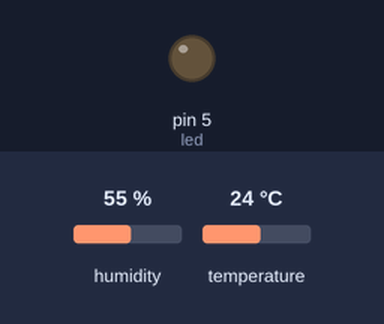
The sketch below on a simulated Arduino Uno, built for the host (arithmetic inside an expression is 32-bit, double 64-bit). On the bench: output pins drawn as LEDs (lit = HIGH). The inputs (shaded band) are chosen by the test bench; at power-on: humidity 55 %, temperature 24 °C. No MQTT or app messages arrive unless stated.

Above: at 0.1 s.
At 1.6 s:
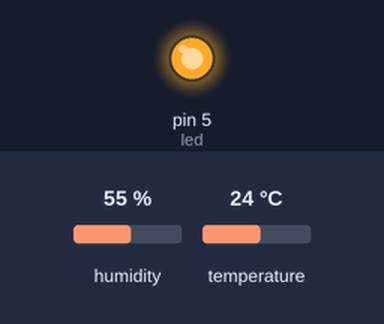
Timing chart, 0 to 3.1 s (numbered marks = the images above):
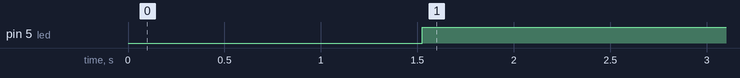

The sketch:

DHT11_MQTT_ESP8266_0404.ino
```cpp
#include "EspMQTTClient.h" // mqtt library
#include <SimpleDHT.h> // dht library

// create MQTT object
EspMQTTClient client{
  "", // Wifi SSID
  "", //Wifi password
  "", // MQTT server address
  "", // mqtt username
  "", //mqtt password
  "" //client name
};

int pinDHT11 = 16; // D0
int led = 5; // D1
SimpleDHT11 dht11(pinDHT11);

void setup() {
  pinMode(led,OUTPUT);
}

void onConnectionEstablished() {
  client.publish("Test/DHT11", "Done!");
}

void ledsw(int sw) {
  digitalWrite(led,sw);
}

void loop() {
  client.loop();
  byte temp = 0,humi = 0;
  int err = dht11.read(pinDHT11, &temp, &humi, NULL);
  if (err == 0) {
    String send_data = (String)temp + ',' + (String)humi + ',' + (String)err;
    ledsw(1);
    client.publish("Test/DHT11",send_data);
  }
  else ledsw(0);
  delay(1000);
}
```

Measured:
- by itself, pin 5 (led): LOW → HIGH at 1.5 s
